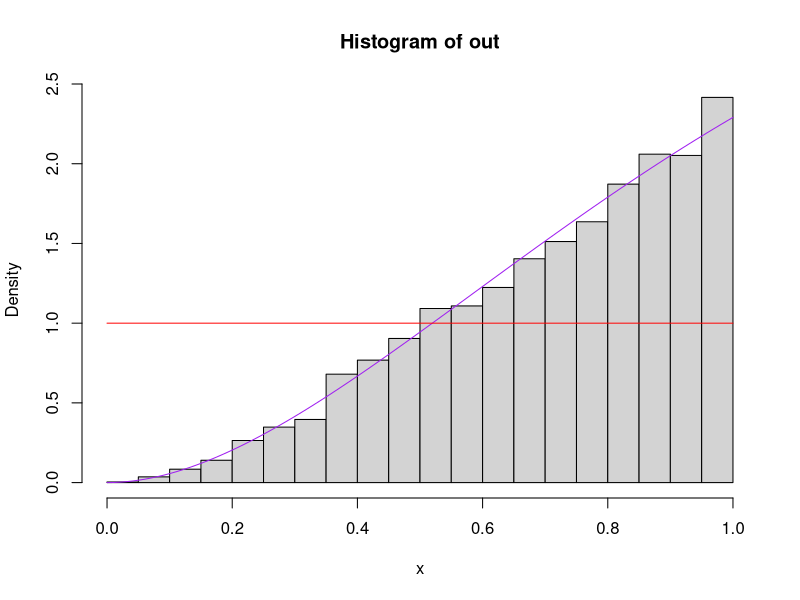
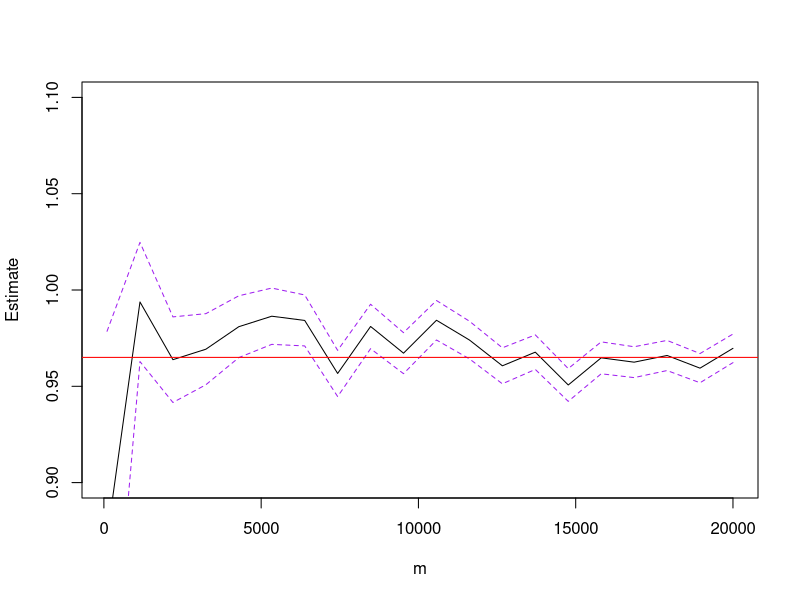

Here is the R script that generated these plots, in order:
###########
# 1)

samp=function(n) {
  out=NULL
  K=exp(-1)
  while(length(out)<n) {
    x=runif(1)
    y=runif(1, 0, K)
    ind=(y<x^2*exp(-x))
    out=c(out, x[ind])
  }
  return(out)
}

out=samp(5000)
hist(out, probability=T, xlab="x", ylab="Density")
xx=seq(0,1,length=100)
lines(xx, dgamma(xx,3,1)/pgamma(1,3,1), col="purple")
lines(c(0,1),c(1,1),col="red")

###########
# 2a)
u = runif(10000)

mean(exp(exp(u)))

###########
# 2b)

2*mean(exp(-(1/u-1)^2)/(u^2))

###########
# 2b)

###########
# 2d)
u1 = runif(10000)
u2 = runif(10000)

mean(1/u1^2*1/u2^2*exp(2-1/u1-1/u2)*(u1<u2))

###########
# 3)

L=20
nvec=seq(100, 20000, length=L)
mvec=vvec=rep(NA, L)
for (i in 1:L) {
  u=runif(nvec[i])
  hu=(cos(50*u)+sin(20*u))^2
  mvec[i]=mean(hu)
  vvec[i]=1/(nvec[i])^2 * sum((hu-mvec[i])^2)  
}

plot(nvec, mvec, type="l", ylim=c(0.9, 1.1), xlab="m", ylab="Estimate")
lines(nvec, mvec+sqrt(vvec), lty=2, col="purple")
lines(nvec, mvec-sqrt(vvec), lty=2, col="purple")
abline(h=0.965, col="red")



